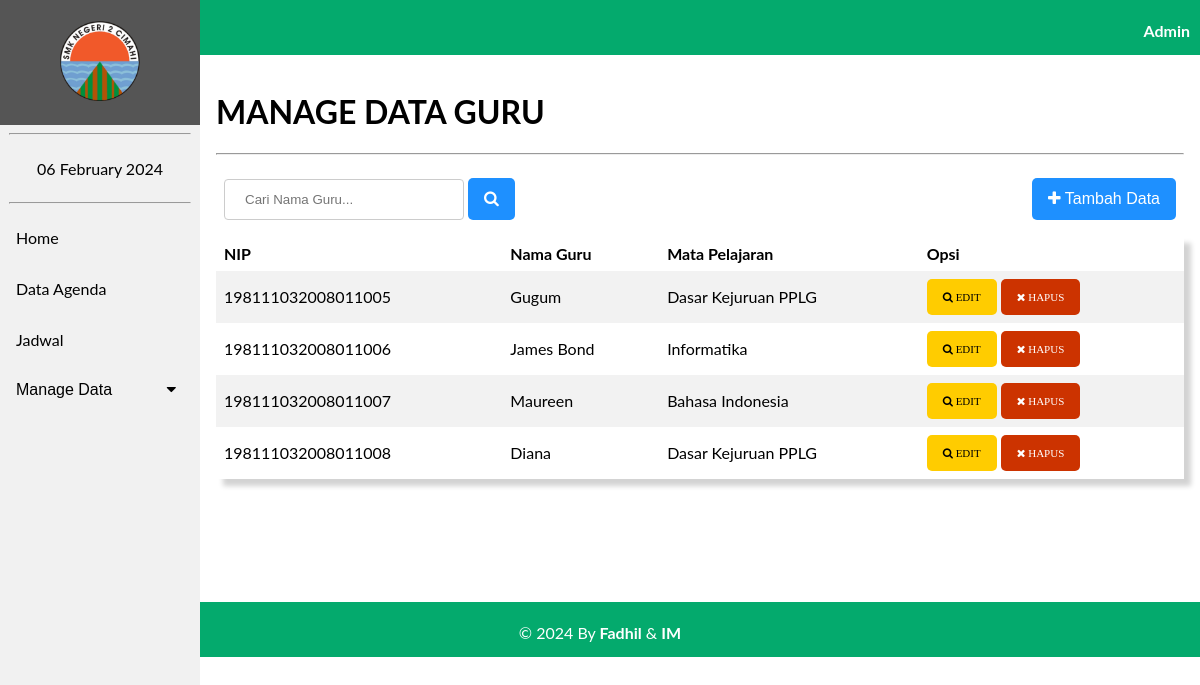
Before: /agenda/manage_data_guru.php with the older database file.
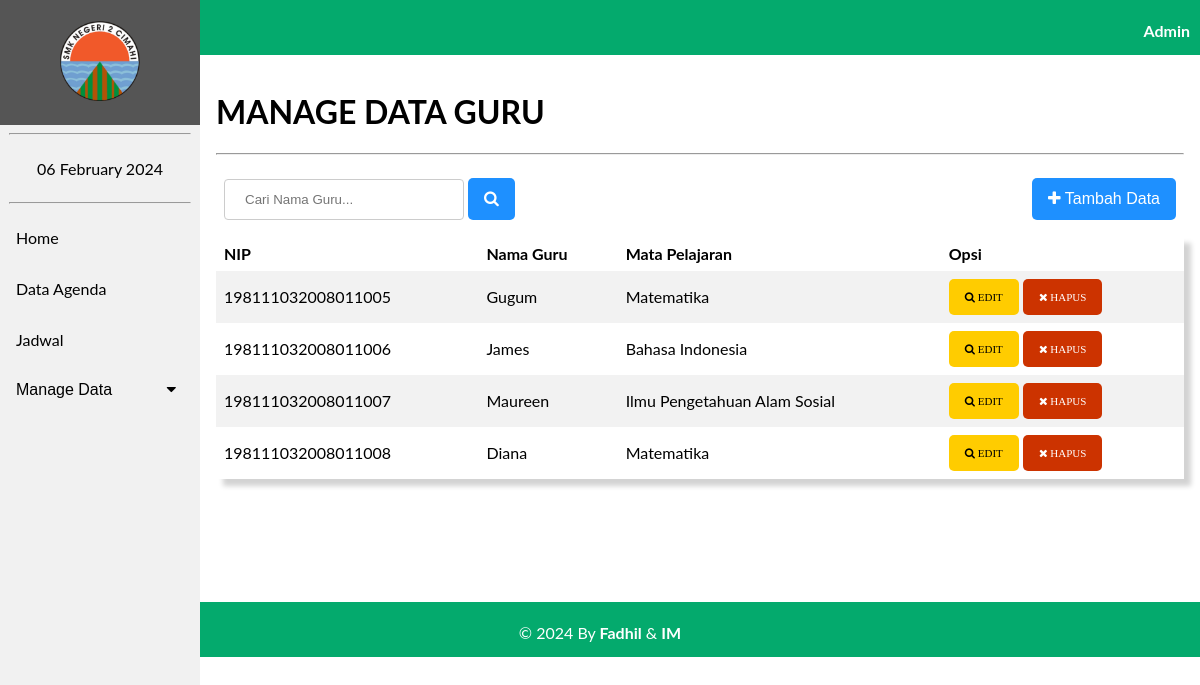
After: the same page with the newer database file.
### tables this page shows
CREATE TABLE `tb_guru` (
  `nip` varchar(18) NOT NULL,
  `id_mapel` varchar(6) NOT NULL,
  `nama_guru` varchar(100) NOT NULL,
  `password` varchar(100) NOT NULL,
  `role` int(11) NOT NULL
);

CREATE TABLE `tb_mapel` (
  `id_mapel` varchar(6) NOT NULL,
  `nama_mapel` varchar(70) NOT NULL
);

### agenda/manage_data_guru.php (the view, shortened to what this page needs)
<?php
    include 'koneksi.php';
    $result = mysqli_query($Conn, "SELECT tb_guru.nip, tb_guru.nama_guru, tb_mapel.nama_mapel FROM tb_guru INNER JOIN
                            tb_mapel ON tb_guru.id_mapel = tb_mapel.id_mapel");
?>
<!DOCTYPE html>
<html lang="en">
<head>
    <link rel="stylesheet" href="navbar.css">
    <link rel="stylesheet" href="https://cdnjs.cloudflare.com/ajax/libs/font-awesome/4.7.0/css/font-awesome.min.css">
</head>
<body>
<header>
    <div class="sidebar">
        <a href="beranda3.php"><center><img src="image/2cmi.PNG" style="width: 80px; padding: 5px;"></center></a>
        <hr  style="width: 90%;">
        <center><a href="#"><?= date("d F Y"); ?></a></center>
        <hr  style="width: 90%;">
        <a href="beranda3.php">Home</a>
        <a href="data_admin.php">Data Agenda</a>
        <a href="jadwal.php">Jadwal</a>
        <button class="dropdown-btn">Manage Data
        <i class="fa fa-caret-down"></i>
        </button>
    </div>
    </header>
    <div class="head" style="display: inline-block;">
        <p style="margin-right: 10px;"><b>Admin</b></p>
    </div>
    <div class="content">
    <h1>MANAGE DATA GURU</h1><hr>
    <table>
        <tr>
            <td><form action="s_data_guru.php" method="POST"><input type="text" name="search" placeholder="Cari Nama Guru...">
            <button class="btn1" name="submit"><i class="fa fa-search"></i></button></form></td>
            <td style="text-align:right;"><a href="input_data_guru.php"><button class="btn1"><i class="fa fa-plus"></i> Tambah Data</button></a></td>
        </tr>
    </table>
    <table style="box-shadow: 7px 7px 5px lightgrey;">
        <tr>
            <th>NIP</th>
            <th>Nama Guru</th>
            <th>Mata Pelajaran</th>
            <th>Opsi</th>
        </tr>
        <?php
        foreach($result as $d){ ?>
            <tr>
                <td><?= $d['nip'] ?></td>
                <td><?= $d['nama_guru'] ?></td>
                <td><?= $d['nama_mapel'] ?></td>
                <td><a href="edit_data_guru.php?id=<?= $d['nip'] ?>"><button class="btn1" name="submit" style="font-size: 11px;background-color: #ffcc00;color: #000000;"><i class="fa fa-search"> EDIT</i></button></a>
                <button class="btn1" name="submit" style="font-size: 11px; background-color: #cc3300;"><i class="fa fa-close"> HAPUS</i></button></form></td>
            </tr>
        <?php } ?>
    </table>
    </div>
    <div class="footer">
        <p>&copy; 2024 By <b>Fadhil</b> & <b>IM</b></p>
    </div>
</body>
</html>

Changed rows visible on the page:
changed through a linked row, tb_guru "Gugum": id_mapel.nama_mapel "Dasar Kejuruan PPLG" → "Matematika"
changed tb_guru id 198111032008011006: nama_guru "James Bond" → "James"; id_mapel.nama_mapel "Informatika" → "Bahasa Indonesia"
changed through a linked row, tb_guru "Maureen": id_mapel.nama_mapel "Bahasa Indonesia" → "Ilmu Pengetahuan Alam Sosial"
changed through a linked row, tb_guru "Diana": id_mapel.nama_mapel "Dasar Kejuruan PPLG" → "Matematika"
